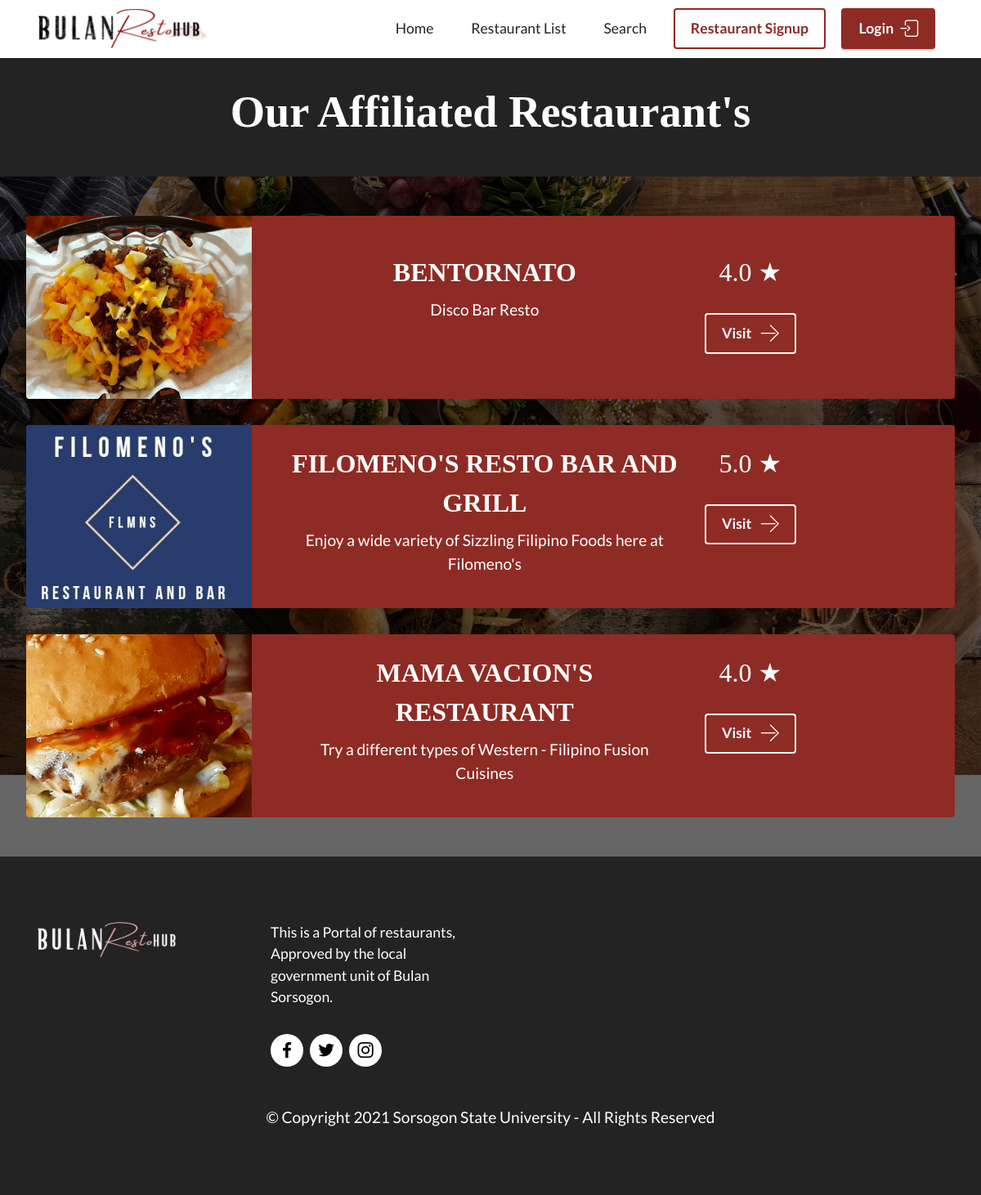
/restaurant_list, run on the app's committed database.
### model.py (models this page shows)
class Restaurants(db.Model):
    __tablename__ = 'restaurants'
    id = Column(Integer,primary_key=True)
    title = Column(String(255))
    subtitle = Column(Text)
    image = Column(String(255))
    slug = Column(String(255))
    useraccount = Column(String(255))

### app.py (the view)
@app.route('/restaurant_list')
def restaurant_list():
    empty_cart_data()
    is_login = False
    if current_user.is_authenticated:
        if current_user.access == 'user':
            empty_cart_data()
            is_login = True
    restaurant_list = Restaurants.query.order_by(asc(Restaurants.title))
    filtered_restaurant_list = []
    rate_dict = {}
    for restaurant in restaurant_list:
        total = 0
        i = 0
        feedback = Feedback.query.filter_by(slug=restaurant.slug)
        try:
            for f in feedback:
                total += f.rate
                i+=1
            av = total / i
            rate_dict.update({restaurant.slug:av})
        except:
            rate_dict.update({restaurant.slug:total})
        filtered_restaurant_list.append(restaurant)
    return render_template('restaurant_list.html', restaurant_list=filtered_restaurant_list,rate_dict=rate_dict,is_login=is_login)

### app.py (called while the page is built)
@app.context_processor
def default_contents():
    home_title = 'Life is full of Memories, we make them sweeter'
    home_subtitle = 'Choose a Restaurant'
    home_card_title = ["Restaurant Reservations","Order Food Now!","Join our Community"]
    home_card_subtitle =["Reserve a seat on our affiliated restaurants.","Easy ordering with free shipping fee.","We listen to feedback, be a part of our community."]
    restaurant_list_title = 'Our Affiliated Restaurant\'s'
    return dict(home_title=home_title,
                home_subtitle= home_subtitle,
                home_card_title = home_card_title,
                home_card_subtitle=home_card_subtitle,
                restaurant_list_title=restaurant_list_title)

def empty_cart_data():
    global current_slug
    current_slug = ''
    num_rows_deleted = db.session.query(CartRecord).delete()
    db.session.commit()

### templates/restaurant_list.html (shortened to what this page needs)
{%extends "base.html"%}
{%block navbutton%}
{% if not is_login%}
<div class="navbar-buttons mbr-section-btn">
    <a class="btn btn-primary-outline display-4" href="/restosignup">
    Restaurant Signup
    </a>
    <a class="btn btn-primary display-4" href="/login">
    <span class="mbrib-login mbr-iconfont mbr-iconfont-btn" style="color: rgb(255, 255, 255);"></span>Login</a>
</div>
{%endif%}
{%endblock%}
{%block content%}
<section data-bs-version="5.1" class="content4 cid-sRzTr0ekBr" id="content4-2i">
    <div class="container">
        <div class="row justify-content-center">
            <div class="title col-md-12 col-lg-10">
                <h3 class="mbr-section-title mbr-fonts-style align-center mb-4 display-2"><strong>{{restaurant_list_title}}</strong></h3>
            </div>
        </div>
    </div>
</section>
<section data-bs-version="5.1" class="features8 cid-sRzTldoIDj mbr-parallax-background" xmlns="http://www.w3.org/1999/html" id="features9-2h">
    <div class="container-fluid">
        {% for restaurant in restaurant_list %}
        <div class="card">
            <div class="card-wrapper">
                <div class="row align-items-center">
                    <div class="col-12 col-md-3">
                        <div class="image-wrapper row justify-content-center" style="background:url({{'../static/images/'+restaurant.image}}); background-size:cover; background-position: center;padding-top:1rem; padding-bottom:1rem; padding-left:1rem; padding-right:1rem;">
                            <div style="width:12rem !important; height:12rem !important;"></div>
                        </div>
                    </div>
                    <div class="col-12 col-md">
                        <div class="card-box">
                            <div class="row">
                                <div class="col-md">
                                    <h6 class="card-title mbr-fonts-style display-5">
                                        <strong>{{restaurant.title.upper()}}</strong></h6>
                                    <p class="mbr-text mbr-fonts-style display-7">
                                        {{restaurant.subtitle}}
                                    </p>
                                </div>
                                <div class="col-md-auto">
                                    <p class="price mbr-fonts-style display-5">{{'%0.1f' % rate_dict[restaurant.slug]|float}} ★</p>
                                    <div class="mbr-section-btn"><a href={{"/restaurant/" + restaurant.slug}} class="btn btn-white-outline display-4"><span class="mbrib-right mbr-iconfont mbr-iconfont-btn"></span>Visit&nbsp;</a></div>
                                </div>
                                <div class="col-lg-2 d-none d-lg-block"></div>
                            </div>
                        </div>
                    </div>
                </div>
            </div>
        </div>
        {%endfor%}
    </div>
</section>
{%endblock%}

### templates/base.html (shortened to what this page needs)
<!DOCTYPE html>
<html  >
<head>
  <link rel="stylesheet" href="../static/assets/web/assets/mobirise-icons-bold/mobirise-icons-bold.css">
  <link rel="stylesheet" href="../static/assets/web/assets/mobirise-icons2/mobirise2.css">
  <link rel="stylesheet" href="../static/assets/web/assets/mobirise-icons/mobirise-icons.css">
  <link rel="stylesheet" href="../static/assets/bootstrap/css/bootstrap.min.css">
  <link rel="stylesheet" href="../static/assets/bootstrap/css/bootstrap-grid.min.css">
  <link rel="stylesheet" href="../static/assets/bootstrap/css/bootstrap-reboot.min.css">
  <link rel="stylesheet" href="../static/assets/parallax/jarallax.css">
  <link rel="stylesheet" href="../static/assets/dropdown/css/style.css">
  <link rel="stylesheet" href="../static/assets/socicon/css/styles.css">
  <link rel="stylesheet" href="../static/assets/theme/css/style.css">
  <link rel="stylesheet" href="../static/modified.css">
  <link href="../static/assets/fonts/style.css" rel="stylesheet">
  <link rel="preload" as="style" href="../static/assets/mobirise/css/mbr-additional.css"><link rel="stylesheet" href="../static/assets/mobirise/css/mbr-additional.css" type="text/css">
</head>
<body>
<section data-bs-version="5.1" class="menu menu2 cid-sRvaqpCCR7" once="menu" id="menu2-0">
    <nav class="navbar navbar-dropdown navbar-fixed-top navbar-expand-lg">
        <div class="container">
            <div class="navbar-brand">
                <span class="navbar-logo">
                    <a href="/">
                        <img src="../static/assets/images/logo-1-418x97.png" alt="BulanRestoHub" style="height: 3rem;">
                    </a>
                </span>
            </div>
            {%block navlist%}
            <div class="collapse navbar-collapse" id="navbarSupportedContent">
                <ul class="navbar-nav nav-dropdown" data-app-modern-menu="true"><li class="nav-item"><a class="nav-link link text-black display-4" href="/">Home</a></li>
                    <li class="nav-item"><a class="nav-link link text-black display-4" href="/restaurant_list">Restaurant List</a></li>
                    <li class="nav-item"><a class="nav-link link text-black display-4" href="/search">Search</a>
                    </li>
                </ul>
                {%endblock%}
                {%block navbutton%}{%endblock%}
                </div>
        </div>
    </nav>
</section>
{%block content%}
{%endblock%}
<section data-bs-version="5.1" class="footer4 cid-sRvx7PLE9t" once="footers" id="footer4-16">
    <div class="container">
        <div class="row mbr-white">
            <div class="col-6 col-lg-3">
                <div class="media-wrap col-md-8 col-12">
                    <a href="">
                        <img src="../static/assets/images/logo2-198x51.png" alt="BulanRestoHub">
                    </a>
                </div>
            </div>
            <div class="col-12 col-md-6 col-lg-3">
                <p class="mbr-text mbr-fonts-style mb-4 display-4">
                    This is a Portal of restaurants, Approved by the local government unit of Bulan Sorsogon.</p>
                {% block social %}
                <div class="social-row display-7">
                    <div class="soc-item">
                        <a href="" target="_blank">
                            <span class="mbr-iconfont socicon socicon-facebook"></span>
                        </a>
                    </div>
                    <div class="soc-item">
                        <a href="" target="_blank">
                            <span class="mbr-iconfont socicon socicon-twitter"></span>
                        </a>
                    </div>
                    <div class="soc-item">
                        <a href="" target="_blank">
                            <span class="mbr-iconfont socicon socicon-instagram"></span>
                        </a>
                    </div>
                </div>
                {%endblock%}
            </div>
            <div class="col-12 col-md-6 col-lg-3">
                <ul class="list mbr-fonts-style display-4">
                    <li class="mbr-text item-wrap"><br></li>
                </ul>
            </div>
            <div class="col-12 col-md-6 col-lg-3">
                <ul class="list mbr-fonts-style display-4">
                    <li class="mbr-text item-wrap"><br></li>
                </ul>
            </div>
            <div class="col-12 mt-4">
                <p class="mbr-text mb-0 mbr-fonts-style copyright align-center display-7">
                    © Copyright 2021 Sorsogon State University - All Rights Reserved
                </p>
            </div>
        </div>
    </div>
</section>
</body>
</html>

### static/assets/dropdown/css/style.css (style rules this page uses)
.navbar-dropdown { left: 0; padding: 0; position: absolute; right: 0; top: 0; transition: all 0.45s ease; z-index: 1030; background: #282828; }
.navbar-dropdown .navbar-logo { margin-right: 0.8rem; transition: margin 0.3s ease-in-out; vertical-align: middle; }
.navbar-dropdown .navbar-logo img { height: 3.125rem; transition: all 0.3s ease-in-out; }
.navbar-dropdown.navbar-fixed-top { position: fixed; }
.navbar-dropdown .navbar-brand span { vertical-align: -4px; }
.nav-dropdown { font-size: 0.75rem; font-weight: 500; height: auto !important; }
.nav-dropdown .link { margin: .667em 1.667em; font-weight: 500; padding: 0; transition: color .2s ease-in-out; }
.nav-dropdown .link::after, .nav-dropdown .dropdown-item::after { color: inherit; }

### static/assets/theme/css/style.css (style rules this page uses)
section { background-color: #ffffff; }
body { font-style: normal; line-height: 1.5; font-weight: 400; color: #232323; position: relative; }
section, .container, .container-fluid { position: relative; word-wrap: break-word; }
a { font-style: normal; font-weight: 400; cursor: pointer; }
a, a:hover { text-decoration: none; }
.mbr-section-title { font-style: normal; line-height: 1.3; }
.mbr-text { font-style: normal; line-height: 1.7; }
h1, h2, h3, h4, h5, h6, .display-1, .display-2, .display-4, .display-5, .display-7, span, p, a { line-height: 1; word-break: break-word; word-wrap: break-word; font-weight: 400; }
b, strong { font-weight: bold; }
section { background-position: 50% 50%; background-repeat: no-repeat; background-size: cover; }
.mbr-white { color: #ffffff; }
.align-center { text-align: center; }
img, iframe { display: block; width: 100%; }
.card { background-color: transparent; border: none; }
.card-box { width: 100%; }
.mbr-section-btn { margin-left: -0.6rem; margin-right: -0.6rem; font-size: 0; }
.btn { font-weight: 600; border-width: 1px; font-style: normal; margin: 0.6rem 0.6rem; white-space: normal; transition: all 0.2s ease-in-out; display: inline-flex; align-items: center; justify-content: center; word-break: break-word; }
nav .mbr-section-btn { margin-left: 0rem; margin-right: 0rem; }
.btn .mbr-iconfont, .btn.btn-sm .mbr-iconfont { order: 1; cursor: pointer; margin-left: 0.5rem; vertical-align: sub; }
.menu .navbar-brand { display: -webkit-flex; }
.menu .navbar-brand span { display: flex; display: -webkit-flex; }
.menu .navbar-brand .navbar-logo img { display: -webkit-flex; width: auto; }
@media (min-width: 992px) { .menu .navbar-nav.nav-dropdown { display: -webkit-flex; } }
.navbar { display: -webkit-flex; -webkit-flex-wrap: wrap; -webkit-align-items: center; -webkit-justify-content: space-between; }
.navbar-collapse { -webkit-flex-basis: 100%; -webkit-flex-grow: 1; -webkit-align-items: center; }
.nav-dropdown .link { padding: 0.667em 1.667em !important; margin: 0 !important; }
.row { display: -webkit-flex; -webkit-flex-wrap: wrap; }
.justify-content-center { -webkit-justify-content: center; }
.card-wrapper { -webkit-flex: 1; }
html, body { height: auto; min-height: 100vh; }
ul, ol, pre, blockquote { margin-bottom: 2.3125rem; }
.mt-4 { margin-top: 2rem !important; }
.mb-4 { margin-bottom: 2rem !important; }
@media (min-width: 992px) { .container { padding-left: 16px; padding-right: 16px; } }
@media (min-width: 992px) { .row { margin-left: -16px; margin-right: -16px; } }
@media (min-width: 992px) { .row > [class*=col] { padding-left: 16px; padding-right: 16px; } }
@media (min-width: 768px) { .container-fluid { padding-left: 32px; padding-right: 32px; } }
.card-wrapper, .item-wrapper { overflow: hidden; }

### data on the page
Restaurants: image (picture), title "BENTORNATO", subtitle "Disco Bar Resto", slug "4.0"
Restaurants: image (picture), title "FILOMENO'S RESTO BAR AND GRILL", subtitle "Enjoy a wide variety of Sizzling Filipino Foods here at Filomeno's", slug "5.0"
Restaurants: image (picture), title "MAMA VACION'S RESTAURANT", subtitle "Try a different types of Western - Filipino Fusion Cuisines", slug "4.0"

### other printed values
{{ restaurant_list_title }} "Our Affiliated Restaurant's"
